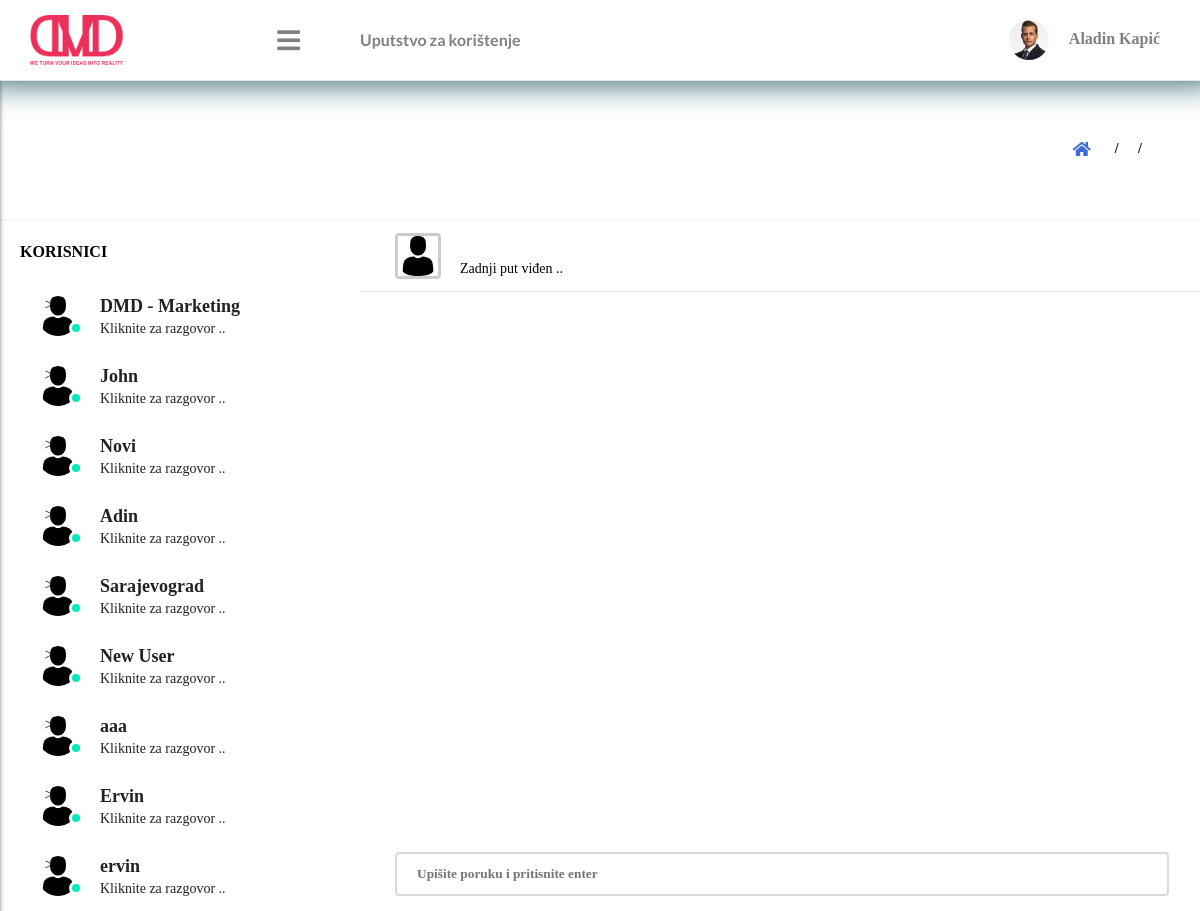
The app's page /admin/inbox.php with its own data.
### tables this page shows
CREATE TABLE `users` (
  `id` int(11) NOT NULL,
  `hash` text NOT NULL,
  `email` text,
  `password` text,
  `name` text,
  `surname` text,
  `adress` text,
  `phone` text,
  `company` text,
  `company_phone` text,
  `company_adress` text,
  `role` text,
  `online` int(11) NOT NULL DEFAULT '0',
  `sent_messages` int(11) NOT NULL DEFAULT '0',
  `last_active_time` bigint(20) NOT NULL DEFAULT '0',
  `last_active_real_time` text
);

### classes/db.php (called while the page is built, shortened)
<?php
class DB{
    private static $_instance = null;
    private $_pdo, $_query, $_sql_stock, $_sql_from_file;
    public  function __construct(){
        try{
            $this->_pdo = new PDO('mysql:host=localhost;dbname=dvaba_vila','dvaba_vila','enciklopedija');
        }catch(PDOException $e){
            echo "Problem with connecting to database!!";
        }
    }
    public static function getInstance(){
        if(!isset(self::$_instance)){
            self::$_instance = new DB();
        }
        return self::$_instance;
    }
    public function query($table){
        return $this->_pdo ->query("SELECT * FROM ". $table);
    }
    public function action($action){
         $this->_pdo->query($action);
        return $this->_pdo->lastInsertId();
    }
}

### classes/users.php (called while the page is built, shortened)
<?php
class User{
    public function __construct($id = null){
        $this->_pdo = DB::getInstance();
        $this->_query = $this->_pdo -> query("users");
    }
}

### admin/inbox.php (the view, shortened to what this page needs)
<?php require_once '../classes/db.php'; $db = new DB(); require_once '../classes/users.php'; $user = new User($_SESSION['ID']);  ?>
<html>
<head>
    <link rel="stylesheet" href="css/style.css">
    <link rel="stylesheet" href="css/menu/top_menu.css">
    <link rel="stylesheet" href="css/menu/left_menu.css">
    <link rel="stylesheet" href="css/support/inbox.css">
    <link rel="stylesheet" href="https://use.fontawesome.com/releases/v5.6.1/css/all.css">
</head>
<body>
<?php require_once 'parts/menu/top_menu.php'; ?>
<section>
    <?php require_once 'parts/section_header.php'; ?>
    <div class="section_body">
        <div class="inbox_part">
            <div class="inbox_left">
                <div class="small_header">
                    <h4>KORISNICI </h4>
                </div>
                <?php
                $what = 1; $user_id = Input::get('user_id');
                $db->action("UPDATE `messages` SET `too_seen` = '{$what}' WHERE from_who = '$user_id'");
                $admins_q = $db->query("users");
                while($admin = $admins_q -> fetch()){
                    if($admin['role'] != 'root' ){
                        $inbox_user = new User($admin['id']);
                        ?>
                        <a href="inbox.php?path=Moj%20DMD&cat=Centar%20za%20podršku&what=Poruke&icon=fa-envelope-open&desc=Pošaljite%20Vaš%20upit%20de%20dobijte%20informacije%20u%20kratkom%20vremenu&user_id=<?php echo $admin['id']; ?>">
                            <div class="show_user <?php if(Input::get('user_id') == $admin['id']) echo 'current_user'; ?>">
                                <div class="show_user_img">
                                    <img src="images/man-user.png" alt="">">
                                </div>
                                <div class="singal_circle singal_circle_on"></div>
                                <h5><?php echo $admin['name']; ?></h5>
                                <p>Kliknite za razgovor .. </p>
                            </div>
                        </a>
                        <?php
                    }
                }
                ?>
            </div>
            <div class="inbox_right">
                <div class="user_header">
                    <div class="current_user_img">
                        <img src="images/man-user.png" alt="">
                    </div>
                    <p>Zadnji put viđen ..</p>
                </div>
                <div class="message_part" id="all_messages">
                </div>
                <div class="send_message">
                    <input type="text" id="message_field" placeholder="Upišite poruku i pritisnite enter">
                </div>
            </div>
        </div>
    </div>
</section>
</body>
</html>

### admin/css/style.css (style rules this page uses)
body { font-family:myFont; margin:0px; padding:0px; }
a { text-decoration:none; color:#222; }
section { position:absolute; left:320px; top:0px; width:calc(100% - 320px); height:calc(100% - 80px); transition:all 0.2s; margin-top:80px; margin-bottom:300px; }
section .section_body { position:relative; left:50px; top:30px; width:calc(100% - 100px); height:calc(100% - 160px); }
@media screen and (max-width: 1200px) { section { left:0px; width:100%; } }
@media screen and (max-width: 1200px) { section .section_body { left:20px; width:calc(100% - 40px); } }

### admin/css/support/inbox.css (style rules this page uses)
section .section_body { left:0px; width:100%; top:20px; height:calc(100% - 141px); }
.inbox_part { position:absolute; left:px; top:0px; width:calc(100% - 0px); height:calc(100% - 0px); }
.inbox_part .inbox_left { position:absolute; left:0px; top:0px; width:360px; height:100%; background:rgba(255,255,255,0.4); overflow:auto; }
.inbox_part .inbox_left .small_header { position:relative; left:0px; top:0px; width:100%; height:40px; margin-top:10px; margin-bottom:10px; }
.inbox_part .inbox_left .small_header h4 { position:absolute; left:20px; font-family:apple_t; margin-top:12px; }
.inbox_part .inbox_left .show_user { position:relative; left:0px; top:0px; width:100%; height:70px; }
.inbox_part .inbox_left .show_user .show_user_img { position:absolute; left:35px; top:12px; width:40px; height:40px; border-radius:50%; overflow:hidden; border:3px solid #fff; }
.inbox_part .inbox_left .show_user .show_user_img img { position:absolute; left:0px; top:0px; right:0px; bottom:0px; max-width:100%; max-height:100%; }
.inbox_part .inbox_left .show_user h5 { font-family:apple_t; position:absolute; left:100px; font-size:18px; margin-top:15px; }
.inbox_part .inbox_left .show_user p { font-family:apple_t; position:absolute; top:30px; left:100px; font-size:14px; margin-top:10px; }
.inbox_part .inbox_left .show_user .singal_circle { position:absolute; left:69px; top:40px; width:8px; height:8px; background:red; border-radius:50%; border:3px solid #fff; }
.inbox_part .inbox_left .show_user .singal_circle_on { background:#00ecbc; }
.inbox_part .inbox_right { position:absolute; left:360px; width:calc(100% - 360px); top:0px; height:100%; background:#fff; }
.inbox_part .inbox_right .user_header { position:absolute; left:0px; top:0px; width:100%; height:70px; border-bottom:1px solid rgba(0,0,0,0.1); }
.inbox_part .inbox_right .user_header .current_user_img { position:absolute; left:35px; top:12px; width:40px; height:40px; border-radius:4px; overflow:hidden; border:3px solid rgba(0,0,0,0.2); }
.inbox_part .inbox_right .user_header .current_user_img img { position:absolute; left:0px; top:0px; right:0px; bottom:0px; max-width:100%; max-height:100%; }
.inbox_part .inbox_right .user_header p { font-family:apple_t; position:absolute; top:30px; left:100px; font-size:14px; margin-top:10px; }
.inbox_part .inbox_right .message_part { position:absolute; left:0px; top:72px; width:100%; height:calc(100% - 142px); overflow:auto; }
.inbox_part .inbox_right .send_message { position:absolute; left:35px; bottom:15px; width:calc(100% - 70px); border:2px solid rgba(0,0,0,0.15); height:40px; border-radius:4px; }
.inbox_part .inbox_right .send_message input { position:absolute; left:0px; top:0px; width:100%; height:100%; background:none; border:none; padding-left:20px; font-family:apple_t; font-weight:bold; outline:none; }

### records on screen
users: name "DMD - Marketing"
users: name "John"
users: name "Novi"
users: name "Adin"
users: name "Sarajevograd"
users: name "New User"
users: name "aaa"
users: name "Ervin"
users: name "ervin"
